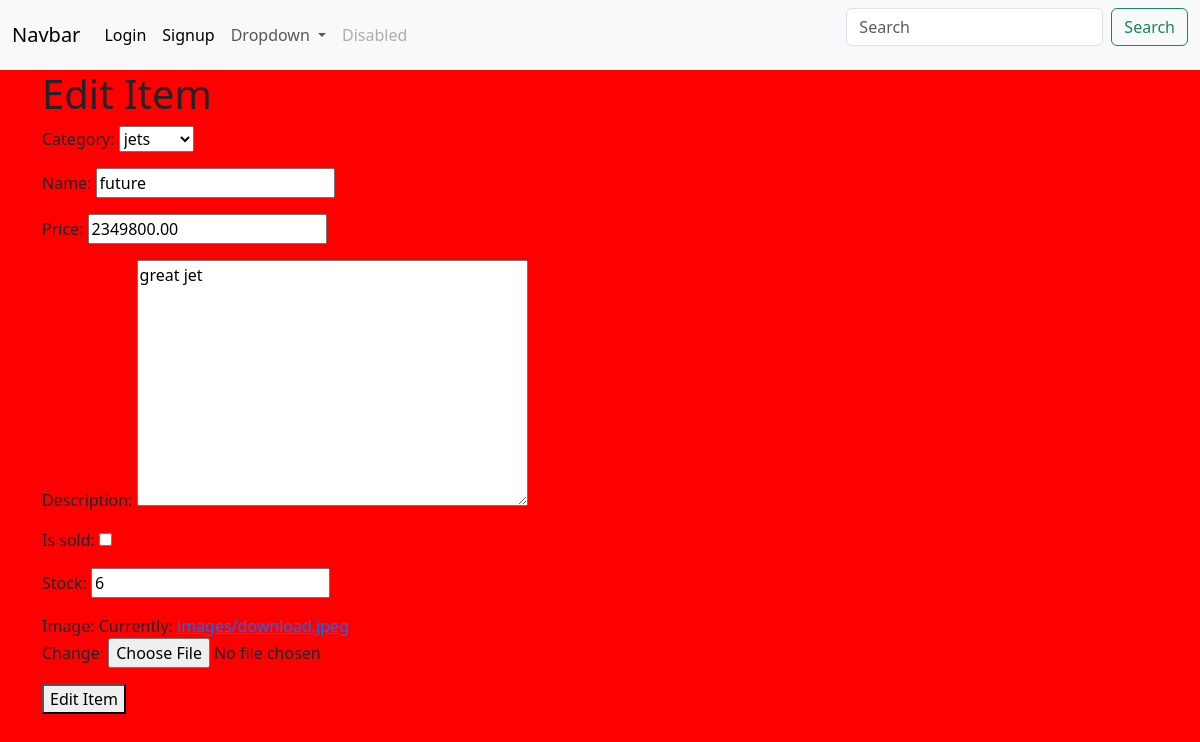
The app's page /edit-item/1/ (signed in) with its own data.
### movie/models.py (models this page shows, shortened)
class Product(models.Model):
    category = models.ForeignKey(Category, related_name="products", on_delete=models.CASCADE)
    name = models.CharField(max_length=100)
    price = models.DecimalField(decimal_places=2, max_digits=10)
    description = models.TextField()
    is_sold = models.BooleanField(default=False)
    stock = models.IntegerField()
    created_by = models.ForeignKey(User, related_name="products", on_delete=models.CASCADE)
    created_at = models.DateTimeField(auto_now_add=True)
    modified_at = models.DateTimeField(auto_now=True)
    image = models.ImageField(upload_to="images")

class Category(models.Model):
    name = models.CharField(max_length=200)
    class Meta:
        verbose_name_plural = "Categories"
        ordering = ["name"]
    def __str__(self):
        return self.name

### movie/views.py (the view)
# urls.py: path("edit-item/<int:pk>/", views.edit_item, name="edit-item"),
@login_required
def edit_item(request, pk):
    product = get_object_or_404(Product, pk=pk, created_by=request.user)
    form = AddProductForm(instance=product)
    if request.method == "POST":
        form = AddProductForm(request.POST, request.FILES, instance=product)
        if form.is_valid():
            form.save()
            return redirect("movie:home")
    context = {
        "form": form,
        "product": product,
        "title": "Edit Item"
        }
    return render(request, "movie/form.html", context)

### movie/forms.py
class AddProductForm(forms.ModelForm):
    class Meta:
        model = Product
        fields = ["category", "name", "price", "description", "is_sold", "stock", "image"]

### templates/movie/form.html (shortened to what this page needs)
{% extends "movie/base.html" %}
{% block content %}
    <h1>{{ title }}</h1>
    <form action="" method="POST" enctype="multipart/form-data">
        {{ form.as_p }}
        <button type="submit">{{ title }}</button>
    </form>
{% endblock content %}

### static/css/styles.css (style rules this page uses)
body { background-color : red; }

### records on screen
Product: category "jets", price "2349800.00", description "great jet", stock "6"
Category: name "future"

### other values on screen
{{ title }} "Edit Item"
